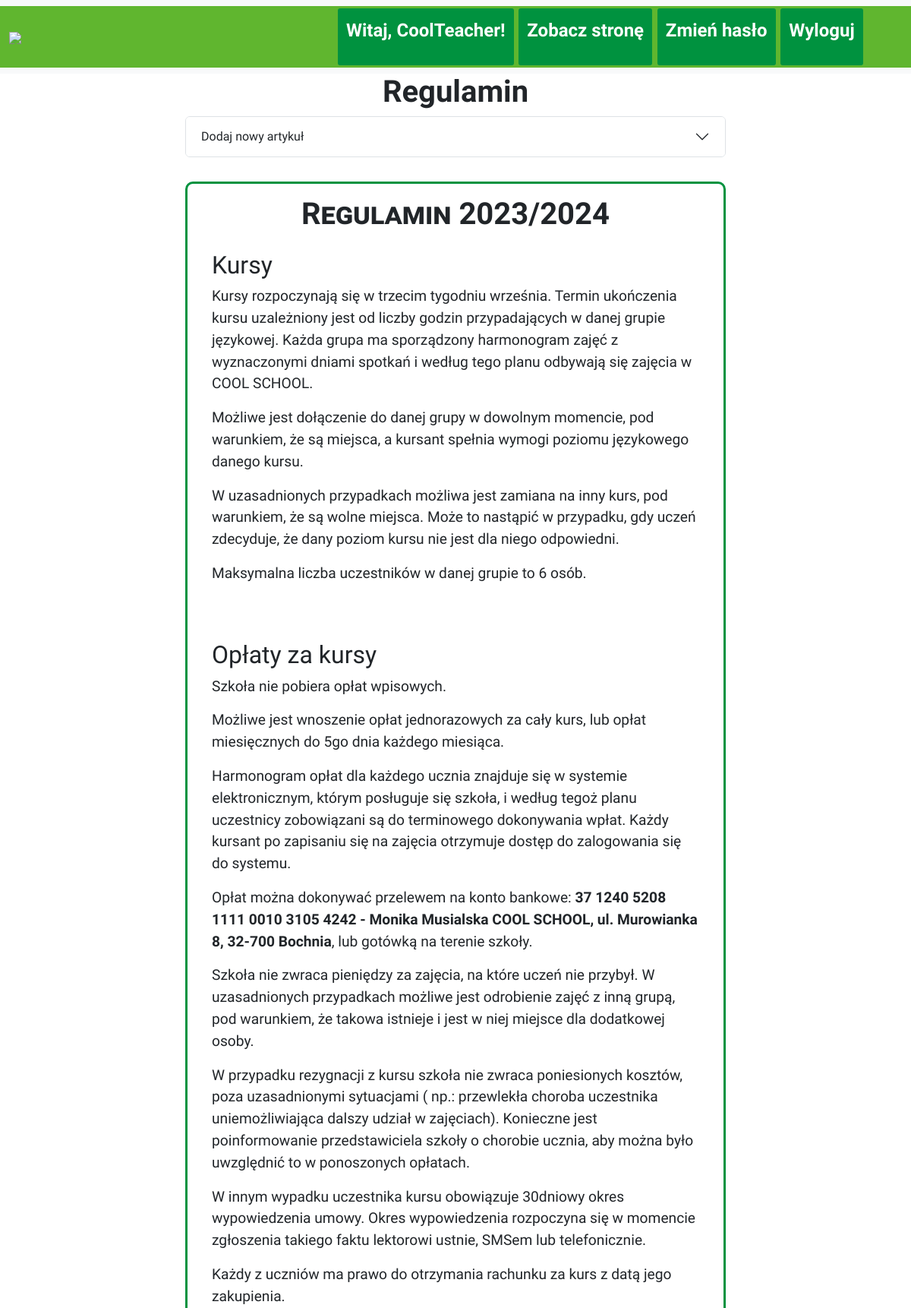
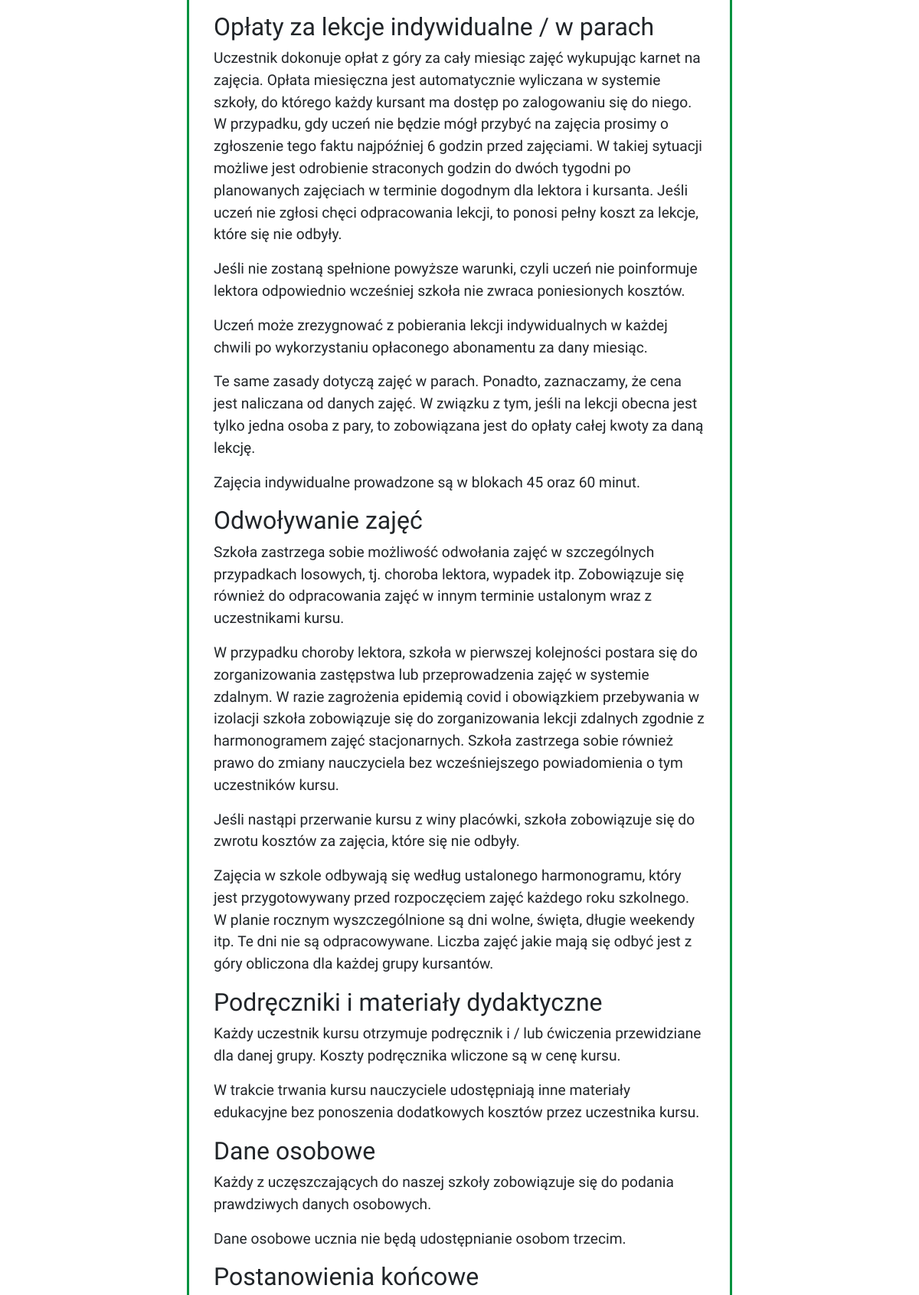
Screenshot of /add_article/regulamin/ (signed in, upper part) with the database file from the repository (2 pictures, top to bottom).
### articles_app/models.py (models this page shows)
class Page(models.Model):
    title = models.CharField(max_length=100)
    page_url = models.URLField(max_length=200, blank=True, null=True)
    edit_url = models.URLField(max_length=200, blank=True, null=True)

class Article(models.Model):
    title = models.CharField(max_length=200)
    content = RichTextField()
    pub_date = models.DateTimeField('date published')
    page = models.ForeignKey(Page, on_delete=models.CASCADE, null=True)
    show_on_whiteboard = models.BooleanField(default=False)

### articles_app/views.py (the view)
# urls.py: path('add_article/regulamin/', views.add_regulamin, name="add_regulamin"),
@login_required
@user_passes_test(is_superuser)
def add_regulamin(request):
    return render_edit_page_based_on_template(request, 'Regulamin')

### articles_app/views.py (called while the page is built)
def is_superuser(user):
    return user.is_authenticated and user.is_superuser

def render_edit_page_based_on_template(request, page_name):
    edit_url = Page.objects.get(title=page_name).edit_url
    articles = list(Article.objects.filter(page__title=page_name))
    articles.sort(key=lambda x: x.pub_date, reverse=True)
    if request.method == 'POST':
        form = ArticleForm(request.POST)
        if form.is_valid():
            article = form.save(commit=False)
            article.pub_date = timezone.now()
            article.page = Page.objects.get(title=page_name)
            article.show_on_whiteboard = False
            article.save()
            return redirect(edit_url)
    else:
        form = ArticleForm()
    return render(request, 'edit_page.html', context={'page_name': page_name, 'form': form, 'articles': articles})

### articles_app/templates/edit_page.html (shortened to what this page needs)
<!DOCTYPE html>
{% load static %}
<html lang="en">
<head>
    <link href="https://cdn.jsdelivr.net/npm/bootstrap@5.3.1/dist/css/bootstrap.min.css" rel="stylesheet"
>
    <link rel="stylesheet" type="text/css" href="{% static 'css/styles.css' %}">
</head>
<body>
<nav class="navbar navbar-expand-lg bg-body-tertiary">
    <div class="container-fluid" id="nav_top">
        <a class="navbar-brand" href="{% url 'admin:index' %}">
            <img id="imgLogo" src="{% static 'img/logo2.png' %}"></a>
        <div class="collapse navbar-collapse mx-5" id="navbarNav">
            <ul class="navbar-nav ms-auto">
                {% if user.is_authenticated %}
                    <li class="nav-item">
                        <p class="nav-link admin_welcome">Witaj, {{ user.username }}!</p>
                    </li>
                    <li class="nav-item">
                        <a class="nav-link admin_welcome" href="{% url 'index' %}">Zobacz stronę</a>
                    </li>
                    <li class="nav-item">
                        <a class="nav-link admin_welcome" href="change_pass">Zmień hasło</a>
                    </li>
                    <li class="nav-item">
                        <a class="nav-link admin_welcome" href="Logout">Wyloguj</a>
                    </li>
                {% endif %}
            </ul>
        </div>
    </div>
</nav>
<div class="container">
    <div class="row">
        <div class="col-2">
        </div>
        <div class="col-8">
            <h1 id="edit_page_title">{{ page_name }}</h1>
            <div class="container" id="content">
                <div class="accordion" id="accordionExample">
                    <div class="accordion-item">
                        <h2 class="accordion-header">
                            <button id="add_new" class="accordion-button collapsed" type="button" data-bs-toggle="collapse" data-bs-target="#collapseThree" aria-expanded="false" aria-controls="collapseThree">
                                Dodaj nowy artykuł
                            </button>
                        </h2>
                    </div>
                </div>
                {% for article in articles %}
                    <article>
                        <h1>{{ article.title }}</h1>
                        {{ article.content|safe }}
                    </article>
                {% endfor %}
            </div>
        </div>
        <div class="col-2">
        </div>
    </div>
</div>
</body>
</html>

### articles_app/static/css/styles.css (style rules this page uses)
body { font-family: 'Open Sans Condensed', sans-serif; background: url("../img/background.jpg") no-repeat fixed center; background-size: contain; }
#nav_top { background-color: #60b62f; }
li.nav-item { background-color: #00923f; margin: 0.2rem; border-radius: 3px; padding: 0.2rem; }
li.nav-item a { font-size: 1.5rem; font-weight: bold; color: white; }
.navbar-collapse a.nav-link { padding-left: 1rem; }
h1 { text-align: center; font-weight: bold; }
article h1 { font-variant: small-caps; padding: 1rem; }
article { border-color: #00923f; border-width: 3px; border-radius: 10px; border-style: solid; margin-top: 2rem; padding-left: 2rem; padding-right: 2rem; padding-bottom: 2rem; font-size: 1.2rem; }
p.nav-link.admin_welcome { font-size: 1.5rem; font-weight: bold; color: white; }

### rows the page displays
Page: title "Regulamin"
Article: title "Regulamin 2023/2024", content "Kursy Kursy rozpoczynają się w trzecim tygodniu września. Termin ukończenia kursu uzależniony jest od liczby godzin przypadających w danej grupie językowej. Każda grupa ma sporządzony harmonogram zajęć z wyznaczonymi dniami spotkań i według tego planu odbywają się zajęcia w COOL SCHOOL. Możliwe jest dołączenie do danej grupy w dowolnym momencie, pod warunkiem, że są miejsca, a kursant spełnia wymogi poziomu językowego danego kursu. W uzasadnionych przypadkach możliwa jest zamiana na inny kurs, pod warunkiem, że są wolne miejsca. Może to nastąpić w przypadku, gdy uczeń zdecyduje, że dany poziom kursu nie jest dla niego odpowiedni. Maksymalna liczba uczestników w danej grupie to 6 osób.…"

### other values shown
{{ user.username }} "CoolTeacher"
